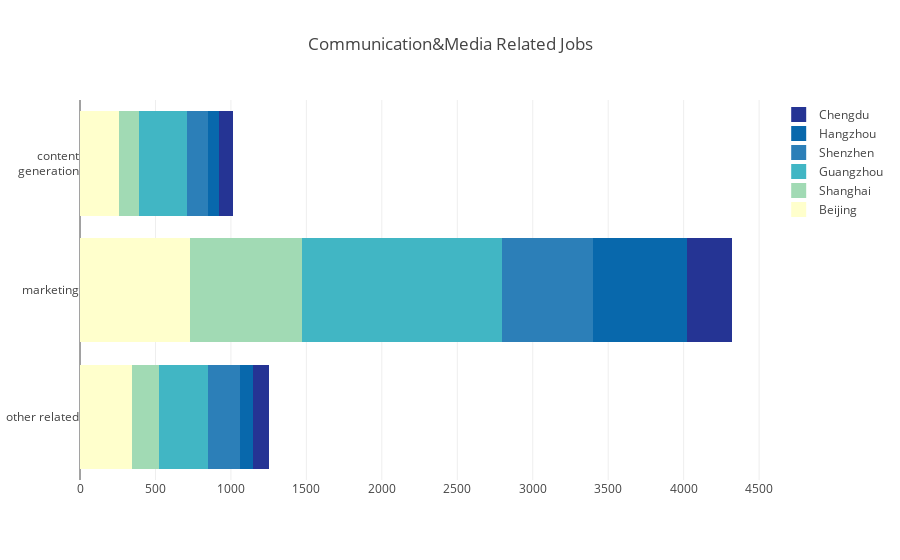

The cell this chart's notebook holds for it:
### Code cell
trace1 = go.Bar(
    y=['other related', 'marketing', 'content<br>generation'],
    x=[Beijing_other_position, Beijing_marketing_position, Beijing_content_position],
    name='Beijing',
    orientation = 'h',
    marker = dict(
        color = 'rgb(255, 255, 204)',
        line = dict(
            color = 'rgb(255, 255, 204)',
            width = 3)
    )
)
trace2 = go.Bar(
    y=['other related', 'marketing', 'content<br>generation'],
    x=[shanghai_other_position, shanghai_marketing_position, shanghai_content_position],
    name='Shanghai',
    orientation = 'h',
    marker = dict(
        color = 'rgb(161, 218, 180)',
        line = dict(
            color = 'rgb(161, 218, 180)',
            width = 3)
    )
)
trace3 = go.Bar(
    y=['other related', 'marketing', 'content<br>generation'],
    x=[guangzhou_other_position, guangzhou_marketing_position, guangzhou_content_position],
    name='Guangzhou',
    orientation = 'h',
    marker = dict(
        color = 'rgb(65, 182, 196)',
        line = dict(
            color = 'rgb(65, 182, 196)',
            width = 3)
    )
)
trace4 = go.Bar(
    y=['other related', 'marketing', 'content<br>generation'],
    x=[other_position, marketing_position, content_position],
    name='Shenzhen',
    orientation = 'h',
    marker = dict(
        color = 'rgb(44, 127, 184)',
        line = dict(
            color = 'rgb(44, 127, 184)',
            width = 3)
    )
)
trace5 = go.Bar(
    y=['other related', 'marketing', 'content<br>generation'],
    x=[Hangzhou_other_position, Hangzhou_marketing_position, Hangzhou_content_position],
    name='Hangzhou',
    orientation = 'h',
    marker = dict(
        color = 'rgb(8, 104, 172)',
        line = dict(
            color = 'rgb(8, 104, 172)',
            width = 3)
    )
)
trace6 = go.Bar(
    y=['other related', 'marketing', 'content<br>generation'],
    x=[Chengdu_other_position, Chengdu_marketing_position, chengdu_content_position],
    name='Chengdu',
    orientation = 'h',
    marker = dict(
        color = 'rgb(37, 52, 148)',
        line = dict(
            color = 'rgb(37, 52, 148)',
            width = 3)
    )
)



data = [trace1, trace2,trace3,trace4,trace5,trace6]
layout = {
  "barmode": "stack", 
  "title": "Communication&Media Related Jobs", 
  "xaxis": {
    "autorange": True, 
    "range": [0, 4573.68421053], 
    "title": "Click to enter X axis title", 
    "type": "linear"
  }, 
  "yaxis": {
    "autorange": True, 
    "range": [-0.5, 2.5], 
    "type": "category"
  }
}

fig = go.Figure(data=data, layout=layout)
iplot(fig, filename='marker-h-bar')

### Figure 1 — Plotly figure (JSON) as saved in the notebook; plotly's stock layout.template omitted (floating-point values rounded to 4 significant figures)
{"data": [{"marker": {"color": "rgb(255, 255, 204)", "line": {"color": "rgb(255, 255, 204)", "width": 3}}, "name": "Beijing", "orientation": "h", "type": "bar", "x": [354, 737, 266], "y": ["other related", "marketing", "content<br>generation"]}, {"marker": {"color": "rgb(161, 218, 180)", "line": {"color": "rgb(161, 218, 180)", "width": 3}}, "name": "Shanghai", "orientation": "h", "type": "bar", "x": [181, 745, 137], "y": ["other related", "marketing", "content<br>generation"]}, {"marker": {"color": "rgb(65, 182, 196)", "line": {"color": "rgb(65, 182, 196)", "width": 3}}, "name": "Guangzhou", "orientation": "h", "type": "bar", "x": [326, 1325, 318], "y": ["other related", "marketing", "content<br>generation"]}, {"marker": {"color": "rgb(44, 127, 184)", "line": {"color": "rgb(44, 127, 184)", "width": 3}}, "name": "Shenzhen", "orientation": "h", "type": "bar", "x": [209, 600, 139], "y": ["other related", "marketing", "content<br>generation"]}, {"marker": {"color": "rgb(8, 104, 172)", "line": {"color": "rgb(8, 104, 172)", "width": 3}}, "name": "Hangzhou", "orientation": "h", "type": "bar", "x": [89, 626, 69], "y": ["other related", "marketing", "content<br>generation"]}, {"marker": {"color": "rgb(37, 52, 148)", "line": {"color": "rgb(37, 52, 148)", "width": 3}}, "name": "Chengdu", "orientation": "h", "type": "bar", "x": [86, 279, 73], "y": ["other related", "marketing", "content<br>generation"]}], "layout": {"barmode": "stack", "title": "Communication&Media Related Jobs", "xaxis": {"autorange": true, "range": [0, 4574.0], "title": "Click to enter X axis title", "type": "linear"}, "yaxis": {"autorange": true, "range": [-0.5, 2.5], "type": "category"}}}
